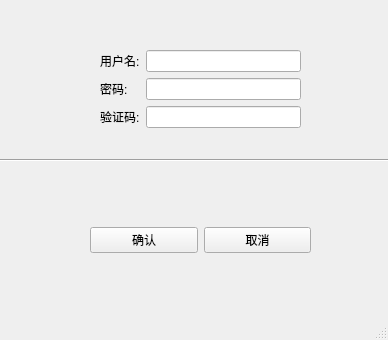
<?xml version="1.0" encoding="UTF-8"?>
<ui version="4.0">
 <class>MainWindow</class>
 <widget class="QMainWindow" name="MainWindow">
  <property name="geometry">
   <rect>
    <x>0</x>
    <y>0</y>
    <width>388</width>
    <height>340</height>
   </rect>
  </property>
  <property name="windowTitle">
   <string>MainWindow</string>
  </property>
  <widget class="QWidget" name="centralwidget">
   <widget class="QWidget" name="gridLayoutWidget">
    <property name="geometry">
     <rect>
      <x>90</x>
      <y>200</y>
      <width>221</width>
      <height>80</height>
     </rect>
    </property>
    <layout class="QGridLayout" name="gridLayout">
     <item row="0" column="0">
      <widget class="QPushButton" name="pushButton">
       <property name="text">
        <string>确认</string>
       </property>
      </widget>
     </item>
     <item row="0" column="1">
      <widget class="QPushButton" name="pushButton_2">
       <property name="text">
        <string>取消</string>
       </property>
      </widget>
     </item>
    </layout>
   </widget>
   <widget class="QWidget" name="">
    <property name="geometry">
     <rect>
      <x>100</x>
      <y>50</y>
      <width>201</width>
      <height>81</height>
     </rect>
    </property>
    <layout class="QFormLayout" name="formLayout">
     <item row="0" column="0">
      <widget class="QLabel" name="label">
       <property name="text">
        <string>用户名:</string>
       </property>
      </widget>
     </item>
     <item row="1" column="0">
      <widget class="QLabel" name="label_2">
       <property name="text">
        <string>密码:</string>
       </property>
      </widget>
     </item>
     <item row="1" column="1">
      <widget class="QLineEdit" name="lineEdit_2"/>
     </item>
     <item row="2" column="0">
      <widget class="QLabel" name="label_3">
       <property name="text">
        <string>验证码:</string>
       </property>
      </widget>
     </item>
     <item row="2" column="1">
      <widget class="QLineEdit" name="lineEdit_3"/>
     </item>
     <item row="0" column="1">
      <widget class="QLineEdit" name="lineEdit"/>
     </item>
    </layout>
   </widget>
   <widget class="Line" name="line">
    <property name="geometry">
     <rect>
      <x>0</x>
      <y>150</y>
      <width>391</width>
      <height>21</height>
     </rect>
    </property>
    <property name="orientation">
     <enum>Qt::Horizontal</enum>
    </property>
   </widget>
  </widget>
  <widget class="QMenuBar" name="menubar">
   <property name="geometry">
    <rect>
     <x>0</x>
     <y>0</y>
     <width>388</width>
     <height>23</height>
    </rect>
   </property>
  </widget>
  <widget class="QStatusBar" name="statusbar"/>
 </widget>
 <resources/>
 <connections/>
</ui>
